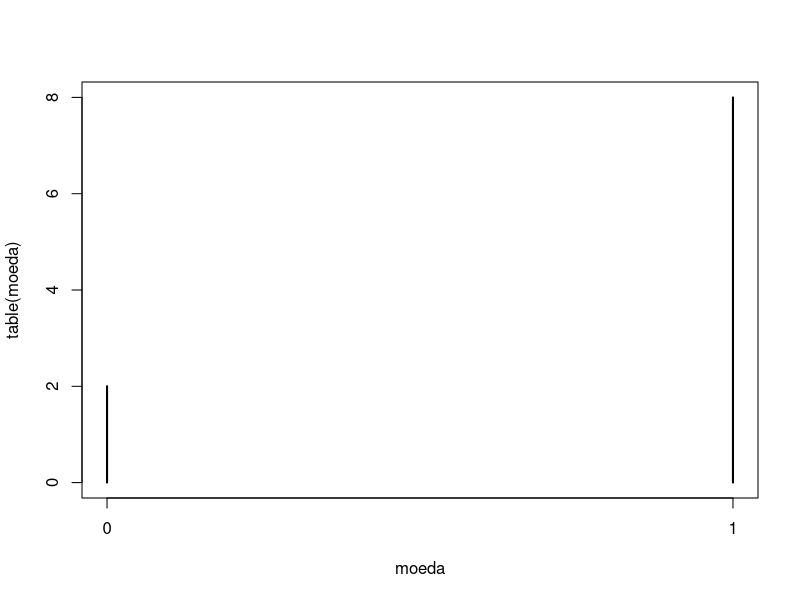
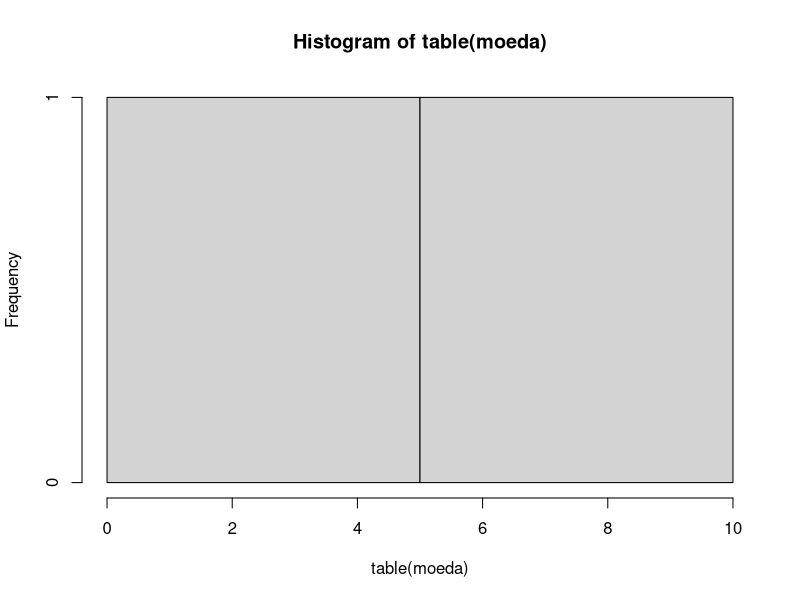
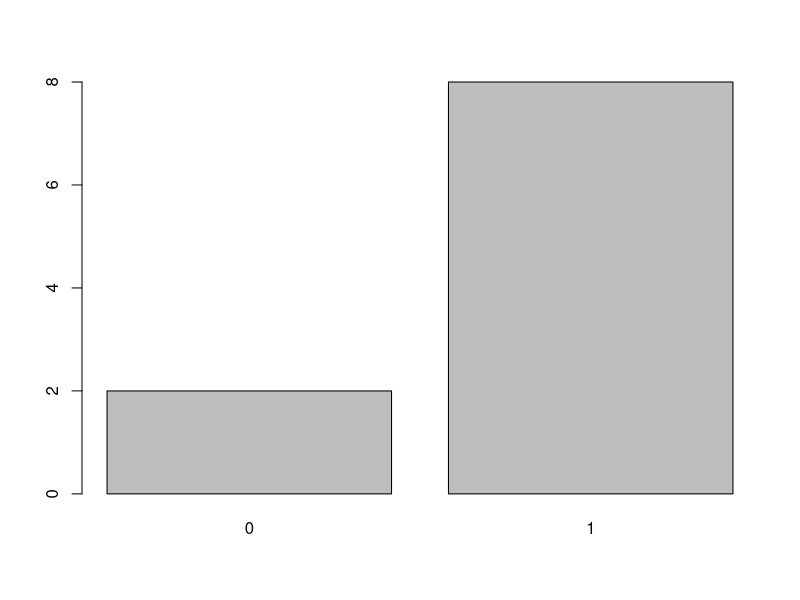
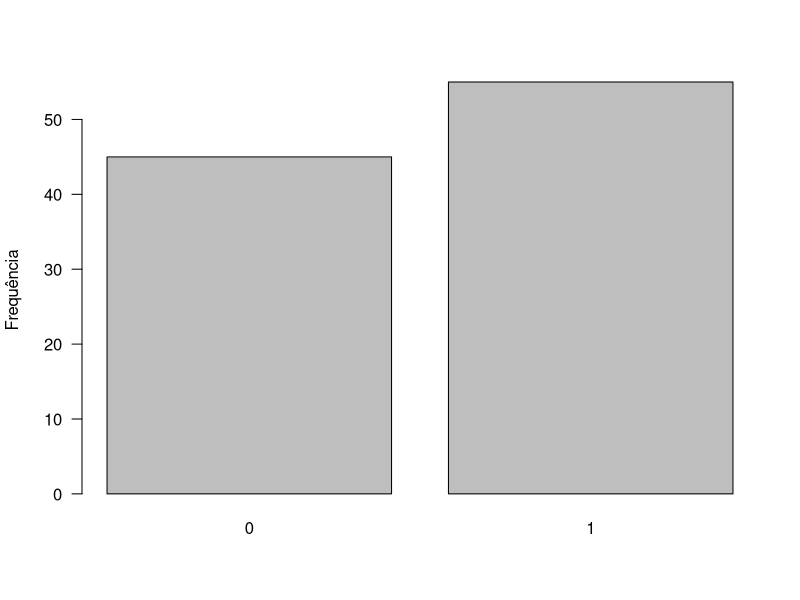
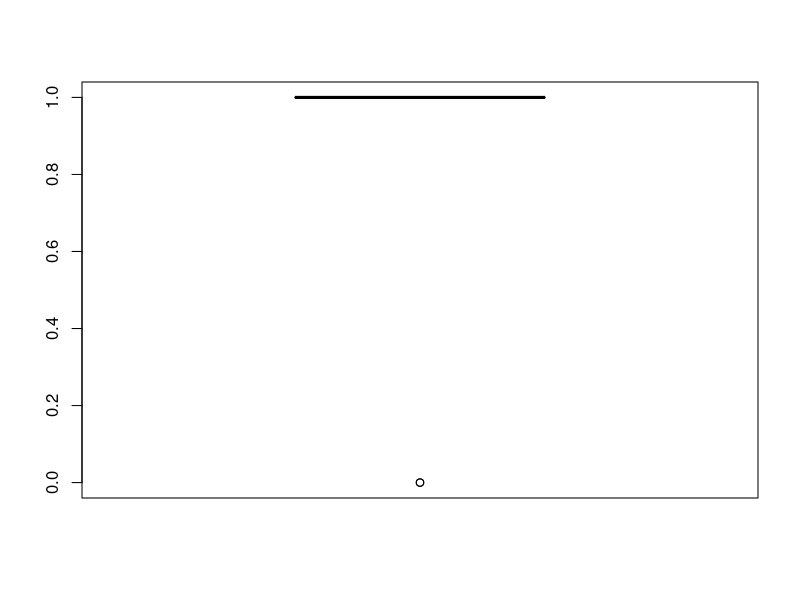
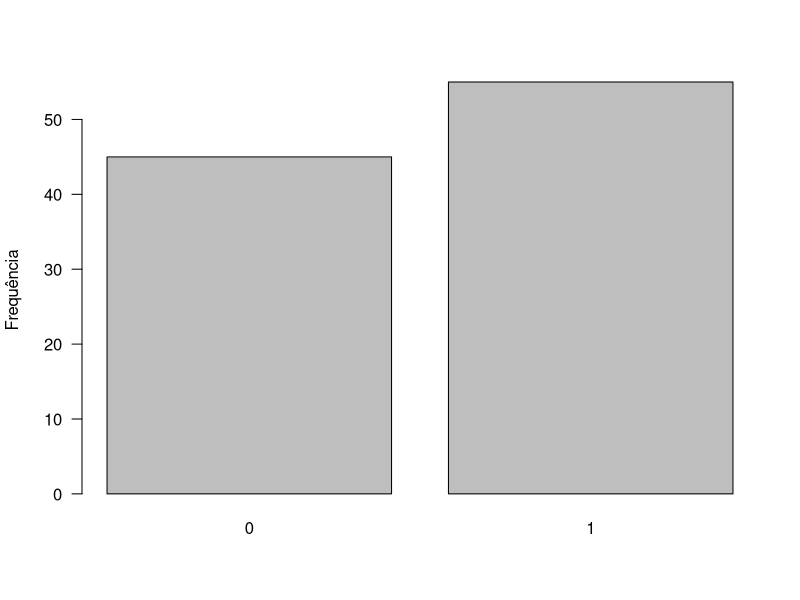
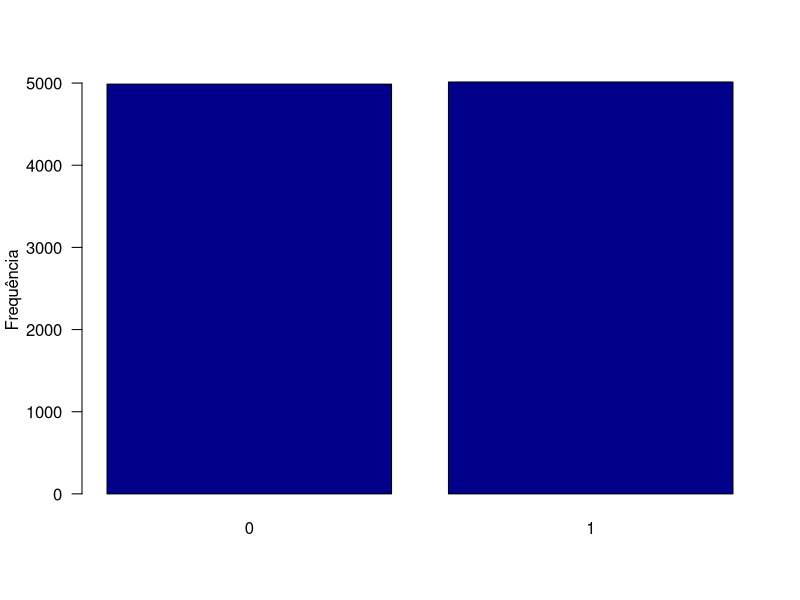
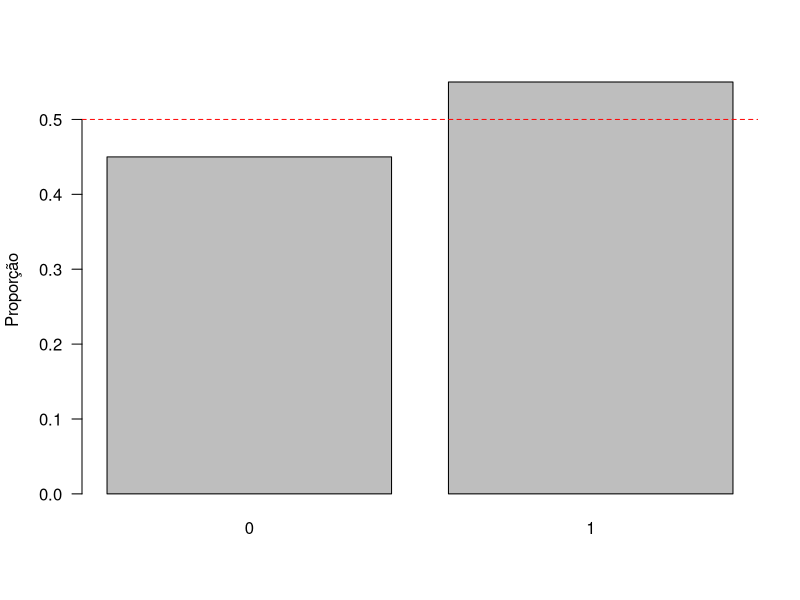

Reproduce these figures in R, in order.
# Parte 1 ----
#Primeira jogada
moeda = sample(0:1, size = 10, replace = TRUE)
Contagem = table(moeda)

#Segunda jogada
moeda1 = sample(0:1, size = 20, replace = TRUE)
Contagem1 = table(moeda1)


plot(table(moeda), type = "h")
hist(table(moeda), freq = TRUE)
barplot(table(moeda)) #...


#Terceira jogada
moeda2 = sample(0:1, size = 50, replace = TRUE)
Contagem2 = table(moeda2)

#Quarta jogada
moeda3 = sample(0:1, size = 100, replace = TRUE)
Contagem3 = table(moeda3)

#Quinta jogada
moeda4 = sample(0:1, size = 500, replace = TRUE)
Contagem4 = table(moeda4)

#Sexta jogada
moeda5 = sample(0:1, size = 1000, replace = TRUE)
Contagem5 = table(moeda5)

#Setima jogada
moeda6 = sample(0:1, size = 10000, replace = TRUE)
Contagem6 = table(moeda6)

barplot(Contagem3,las = 1, ylab = "Frequência")


Tabela =
rbind(
  cbind(length(moeda),sum(moeda),t(table(moeda)/length(moeda))),
  cbind(length(moeda1),sum(moeda1),t(table(moeda1)/length(moeda1))),
  cbind(length(moeda2),sum(moeda2),t(table(moeda2)/length(moeda2))), 
  cbind(length(moeda3),sum(moeda3),t(table(moeda3)/length(moeda3))),
  cbind(length(moeda4),sum(moeda4),t(table(moeda4)/length(moeda4))),
  cbind(length(moeda5),sum(moeda5),t(table(moeda5)/length(moeda5))),
  cbind(length(moeda6),sum(moeda6),t(table(moeda6)/length(moeda6)))
)

colnames(Tabela) = c("n","# caras","prop coroa","prop cara")

Tabela

summary(moeda6)
boxplot(moeda)

barplot(Contagem3,las = 1, ylab = "Frequência")
barplot(Contagem6,las = 1, ylab = "Frequência", col = "darkblue")
 ?barplot

barplot(Contagem3/sum(Contagem3),las = 1, ylab = "Proporção")
#Linha no gráfico
abline(h = 0.5, col = "red",  lty = 2)
barplot(Contagem6/sum(Contagem6),las = 1, ylab = "Proporção", col = "darkblue")
abline(h = 0.5, col = "red",  lty = 2)


# Parte 2 ----
#Lançamento 1
dado1 = sample(1:6, size = 10, replace = TRUE)
table(dado1)

#Lançamento 2
dado2 = sample(1:6, size = 30, replace = TRUE)
table(dado2)

#Lançamento 3
dado3 = sample(1:6, size = 50, replace = TRUE)
table(dado3)

#Lançamento 4
dado4 = sample(1:6, size = 100, replace = TRUE)
table(dado4)

#Lançamento 5
dado5 = sample(1:6, size = 600, replace = TRUE)
table(dado5)

#Lançamento 6
dado6 = sample(1:6, size = 1000, replace = TRUE)
table(dado6)

#Lançamento 7
dado7 = sample(1:6, size = 6000, replace = TRUE)
table(dado7)

#Lançamento 8
dado8 = sample(1:6, size = 10000, replace = TRUE)
table(dado8)

#A informação
dado1
#Mostra onde os 1 estão
which(dado1==1)
#Quantidade de 1 que tem no which
length(which(dado1==1))

Tabela2 =
rbind(
  cbind(length(which(dado1==1)),length(which(dado1==2)),length(which(dado1==3)),length(which(dado1==4)),length(which(dado1==5)),length(which(dado1==6)))/length(dado1),
  cbind(length(which(dado2==1)),length(which(dado2==2)),length(which(dado2==3)),length(which(dado2==4)),length(which(dado2==5)),length(which(dado2==6)))/length(dado2),
  cbind(length(which(dado3==1)),length(which(dado3==2)),length(which(dado3==3)),length(which(dado3==4)),length(which(dado3==5)),length(which(dado3==6)))/length(dado3),
  cbind(length(which(dado4==1)),length(which(dado4==2)),length(which(dado4==3)),length(which(dado4==4)),length(which(dado4==5)),length(which(dado4==6)))/length(dado4),
  cbind(length(which(dado5==1)),length(which(dado5==2)),length(which(dado5==3)),length(which(dado5==4)),length(which(dado5==5)),length(which(dado5==6)))/length(dado5),
  cbind(length(which(dado6==1)),length(which(dado6==2)),length(which(dado6==3)),length(which(dado6==4)),length(which(dado6==5)),length(which(dado6==6)))/length(dado6),
  cbind(length(which(dado7==1)),length(which(dado7==2)),length(which(dado7==3)),length(which(dado7==4)),length(which(dado7==5)),length(which(dado7==6)))/length(dado7),
  cbind(length(which(dado8==1)),length(which(dado8==2)),length(which(dado8==3)),length(which(dado8==4)),length(which(dado8==5)),length(which(dado8==6)))/length(dado8)
)
#O nomes das linhas (por isso não tem nome o n)
rownames(Tabela2) = c(length(dado1),length(dado2),length(dado3),length(dado4),length(dado5),length(dado6),length(dado7),length(dado8))
#Nome das colunas
colnames(Tabela2) = c("Face 1", "Face 2", "Face 3","Face 4","Face 5","Face 6")
#Arredondamento
round(Tabela2,4)



barplot(table(dado8))
prop.table(table(dado8))
barplot(prop.table(table(dado8)), col = "lightblue", ylab = "Proporção", las = 1)
abline(h = 0.166, col = "red", lty = 2)
